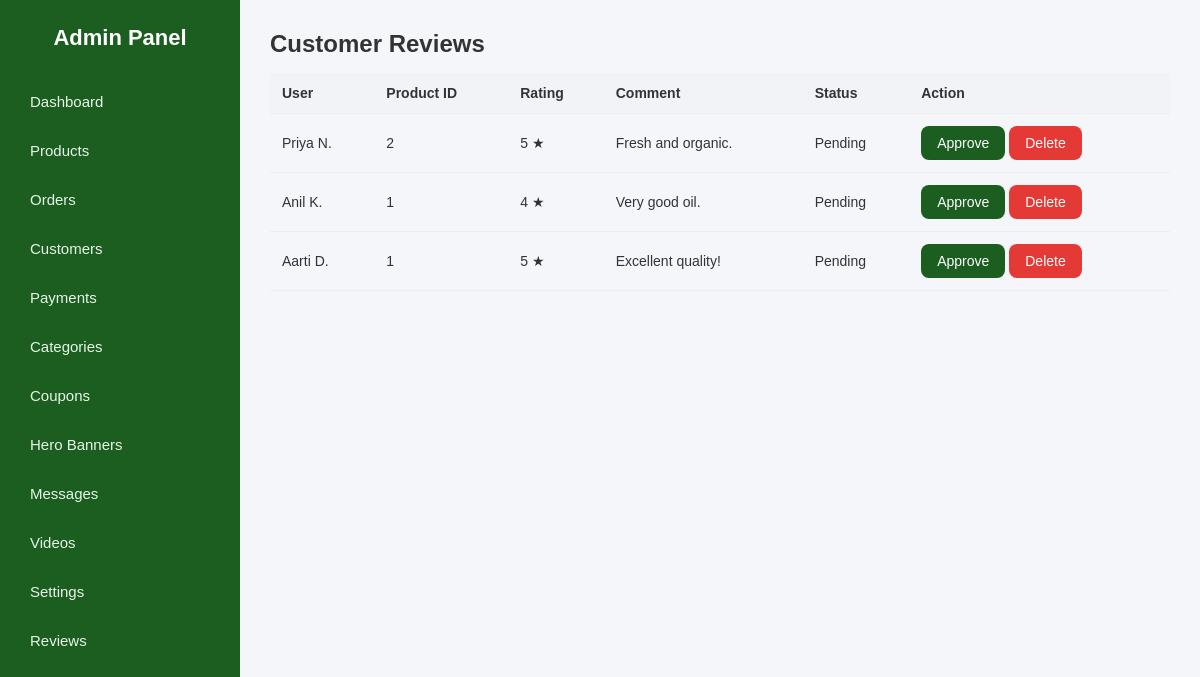
The page /admin/reviews (signed in) on the database its author committed.
### app.py (models this page shows)
class Review(db.Model):
    id = db.Column(db.Integer, primary_key=True)
    product_id = db.Column(db.Integer, db.ForeignKey('product.id'))
    user_id = db.Column(db.Integer, db.ForeignKey('user.id'))
    user_name = db.Column(db.String(100))
    rating = db.Column(db.Integer)
    comment = db.Column(db.Text)
    approved = db.Column(db.Boolean, default=False)
    verified = db.Column(db.Boolean, default=False)
    product = db.relationship('Product', backref='reviews')

### app.py (the view)
@app.route("/admin/reviews")
def admin_reviews():
    if not session.get("admin_logged_in"):
        return redirect(url_for("admin_login"))
    reviews = Review.query.order_by(Review.id.desc()).all()
    return render_template("admin/reviews.html", reviews=reviews)

### app.py (called while the page is built)
@app.context_processor
def inject_cart_count():
    cart = session.get("cart", {})
    count = sum(cart.values())
    return dict(cart_count=count)

### templates/admin/reviews.html
{% extends "admin/base.html" %}
{% block content %}
<div class="container mt-4">
    <h2>Customer Reviews</h2>
    <table class="table table-bordered mt-3">
        <thead>
            <tr>
                <th>User</th>
                <th>Product ID</th>
                <th>Rating</th>
                <th>Comment</th>
                <th>Status</th>
                <th>Action</th>
            </tr>
        </thead>
        <tbody>
            {% for r in reviews %}
            <tr>
                <td>{{ r.user_name }}</td>
                <td>{{ r.product_id }}</td>
                <td>{{ r.rating }} ★</td>
                <td>{{ r.comment }}</td>
                <td>
                    {% if r.approved %}
                        <span class="text-success">Approved</span>
                    {% else %}
                        <span class="text-warning">Pending</span>
                    {% endif %}
                </td>
                <td>
                    {% if not r.approved %}
                        <a href="/admin/reviews/approve/{{ r.id }}" class="btn btn-success btn-sm">Approve</a>
                    {% endif %}
                    <a href="/admin/reviews/delete/{{ r.id }}" class="btn btn-danger btn-sm">Delete</a>
                </td>
            </tr>
            {% endfor %}
        </tbody>
    </table>
</div>
{% endblock %}

### static/css/admin.css (style rules this page uses)
* { margin: 0; padding: 0; box-sizing: border-box; font-family: "Poppins", sans-serif; }
body { background: #f4f6f9; color: #333; }
.btn { padding: 8px 16px; border-radius: 8px; border: none; cursor: pointer; font-size: 14px; }
.btn-danger { background: #e53935; color: white; }
table { width: 100%; border-collapse: collapse; }
table thead { background: #f1f3f6; }
table th, table td { padding: 12px; text-align: left; font-size: 14px; }
table th { font-weight: 600; }
table tbody tr { border-bottom: 1px solid #eee; }
button, .btn, .btn-small { background: #1b5e20; color: white; border: none; padding: 9px 16px; border-radius: 8px; font-size: 14px; cursor: pointer; transition: 0.2s ease; text-decoration: none; display: inline-block; }
.btn-danger { background: #e53935; }
.admin-table, table { width: 100%; border-collapse: collapse; margin-top: 15px; }
.admin-table th, .admin-table td, table th, table td { padding: 12px; border-bottom: 1px solid #eee; font-size: 14px; }

### rows shown on the page
Review: user_name "Priya N.", product_id "2", rating "5", comment "Fresh and organic.", approved "Pending"
Review: user_name "Anil K.", product_id "1", rating "4", comment "Very good oil.", approved "Pending"
Review: user_name "Aarti D.", product_id "1", rating "5", comment "Excellent quality!", approved "Pending"
